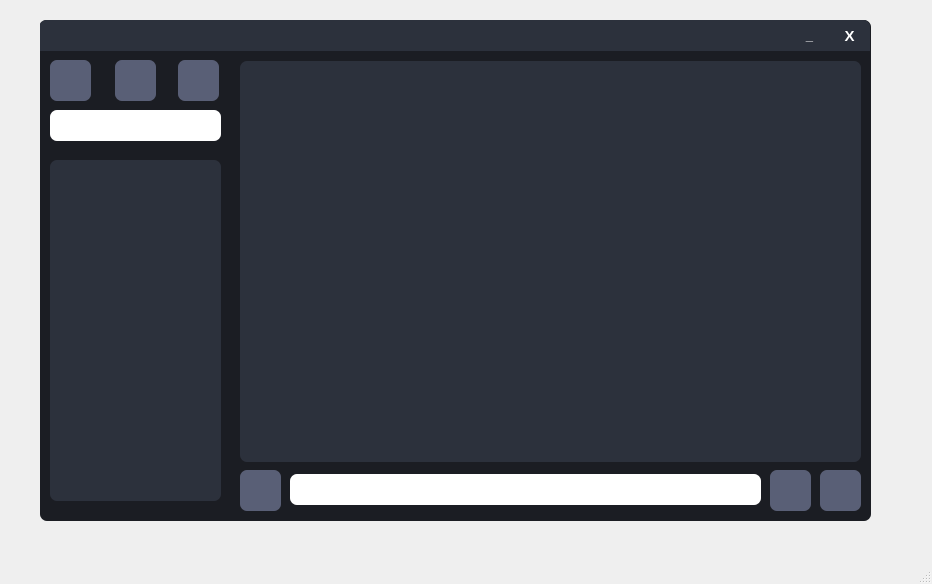
<?xml version="1.0" encoding="UTF-8"?>
<ui version="4.0">
 <class>MainWindow</class>
 <widget class="QMainWindow" name="MainWindow">
  <property name="geometry">
   <rect>
    <x>0</x>
    <y>0</y>
    <width>932</width>
    <height>584</height>
   </rect>
  </property>
  <property name="windowTitle">
   <string>MainWindow</string>
  </property>
  <widget class="QWidget" name="centralwidget">
   <widget class="QFrame" name="frame_4">
    <property name="geometry">
     <rect>
      <x>690</x>
      <y>710</y>
      <width>271</width>
      <height>451</height>
     </rect>
    </property>
    <property name="styleSheet">
     <string notr="true">QFrame{
	color: white;
	border-radius: 7px;
	background-color: #2C313C;
}</string>
    </property>
    <property name="frameShape">
     <enum>QFrame::StyledPanel</enum>
    </property>
    <property name="frameShadow">
     <enum>QFrame::Raised</enum>
    </property>
    <widget class="QPushButton" name="pushButton_6">
     <property name="geometry">
      <rect>
       <x>10</x>
       <y>130</y>
       <width>71</width>
       <height>71</height>
      </rect>
     </property>
     <property name="cursor">
      <cursorShape>PointingHandCursor</cursorShape>
     </property>
     <property name="styleSheet">
      <string notr="true">QPushButton{
	border: none;
}</string>
     </property>
     <property name="text">
      <string/>
     </property>
     <property name="icon">
      <iconset>
       <normaloff>icons/smile4.png</normaloff>icons/smile4.png</iconset>
     </property>
     <property name="iconSize">
      <size>
       <width>64</width>
       <height>64</height>
      </size>
     </property>
    </widget>
    <widget class="QPushButton" name="pushButton_8">
     <property name="geometry">
      <rect>
       <x>100</x>
       <y>130</y>
       <width>71</width>
       <height>71</height>
      </rect>
     </property>
     <property name="cursor">
      <cursorShape>PointingHandCursor</cursorShape>
     </property>
     <property name="styleSheet">
      <string notr="true">QPushButton{
	border: none;
}</string>
     </property>
     <property name="text">
      <string/>
     </property>
     <property name="icon">
      <iconset>
       <normaloff>icons/smile5.png</normaloff>icons/smile5.png</iconset>
     </property>
     <property name="iconSize">
      <size>
       <width>64</width>
       <height>64</height>
      </size>
     </property>
    </widget>
    <widget class="QPushButton" name="pushButton_9">
     <property name="geometry">
      <rect>
       <x>190</x>
       <y>130</y>
       <width>71</width>
       <height>71</height>
      </rect>
     </property>
     <property name="cursor">
      <cursorShape>PointingHandCursor</cursorShape>
     </property>
     <property name="styleSheet">
      <string notr="true">QPushButton{
	border: none;
}</string>
     </property>
     <property name="text">
      <string/>
     </property>
     <property name="icon">
      <iconset>
       <normaloff>icons/smile6.png</normaloff>icons/smile6.png</iconset>
     </property>
     <property name="iconSize">
      <size>
       <width>64</width>
       <height>64</height>
      </size>
     </property>
    </widget>
    <widget class="QPushButton" name="pushButton_10">
     <property name="geometry">
      <rect>
       <x>10</x>
       <y>50</y>
       <width>71</width>
       <height>71</height>
      </rect>
     </property>
     <property name="cursor">
      <cursorShape>PointingHandCursor</cursorShape>
     </property>
     <property name="styleSheet">
      <string notr="true">QPushButton{
	border: none;
}</string>
     </property>
     <property name="text">
      <string/>
     </property>
     <property name="icon">
      <iconset>
       <normaloff>icons/smile1.png</normaloff>icons/smile1.png</iconset>
     </property>
     <property name="iconSize">
      <size>
       <width>64</width>
       <height>64</height>
      </size>
     </property>
    </widget>
    <widget class="QPushButton" name="pushButton_11">
     <property name="geometry">
      <rect>
       <x>100</x>
       <y>50</y>
       <width>71</width>
       <height>71</height>
      </rect>
     </property>
     <property name="cursor">
      <cursorShape>PointingHandCursor</cursorShape>
     </property>
     <property name="styleSheet">
      <string notr="true">QPushButton{
	border: none;
}</string>
     </property>
     <property name="text">
      <string/>
     </property>
     <property name="icon">
      <iconset>
       <normaloff>icons/smile2.png</normaloff>icons/smile2.png</iconset>
     </property>
     <property name="iconSize">
      <size>
       <width>64</width>
       <height>64</height>
      </size>
     </property>
    </widget>
    <widget class="QPushButton" name="pushButton_12">
     <property name="geometry">
      <rect>
       <x>190</x>
       <y>50</y>
       <width>71</width>
       <height>71</height>
      </rect>
     </property>
     <property name="cursor">
      <cursorShape>PointingHandCursor</cursorShape>
     </property>
     <property name="styleSheet">
      <string notr="true">QPushButton{
	border: none;
}</string>
     </property>
     <property name="text">
      <string/>
     </property>
     <property name="icon">
      <iconset>
       <normaloff>icons/smile3.png</normaloff>icons/smile3.png</iconset>
     </property>
     <property name="iconSize">
      <size>
       <width>64</width>
       <height>64</height>
      </size>
     </property>
    </widget>
    <widget class="QPushButton" name="pushButton_13">
     <property name="geometry">
      <rect>
       <x>10</x>
       <y>210</y>
       <width>71</width>
       <height>71</height>
      </rect>
     </property>
     <property name="cursor">
      <cursorShape>PointingHandCursor</cursorShape>
     </property>
     <property name="styleSheet">
      <string notr="true">QPushButton{
	border: none;
}</string>
     </property>
     <property name="text">
      <string/>
     </property>
     <property name="icon">
      <iconset>
       <normaloff>icons/smile7.png</normaloff>icons/smile7.png</iconset>
     </property>
     <property name="iconSize">
      <size>
       <width>64</width>
       <height>64</height>
      </size>
     </property>
    </widget>
    <widget class="QPushButton" name="pushButton_14">
     <property name="geometry">
      <rect>
       <x>10</x>
       <y>290</y>
       <width>71</width>
       <height>71</height>
      </rect>
     </property>
     <property name="cursor">
      <cursorShape>PointingHandCursor</cursorShape>
     </property>
     <property name="styleSheet">
      <string notr="true">QPushButton{
	border: none;
}</string>
     </property>
     <property name="text">
      <string/>
     </property>
     <property name="icon">
      <iconset>
       <normaloff>icons/smile10.png</normaloff>icons/smile10.png</iconset>
     </property>
     <property name="iconSize">
      <size>
       <width>64</width>
       <height>64</height>
      </size>
     </property>
    </widget>
    <widget class="QPushButton" name="pushButton_15">
     <property name="geometry">
      <rect>
       <x>100</x>
       <y>290</y>
       <width>71</width>
       <height>71</height>
      </rect>
     </property>
     <property name="cursor">
      <cursorShape>PointingHandCursor</cursorShape>
     </property>
     <property name="styleSheet">
      <string notr="true">QPushButton{
	border: none;
}</string>
     </property>
     <property name="text">
      <string/>
     </property>
     <property name="icon">
      <iconset>
       <normaloff>icons/smile11.png</normaloff>icons/smile11.png</iconset>
     </property>
     <property name="iconSize">
      <size>
       <width>64</width>
       <height>64</height>
      </size>
     </property>
    </widget>
    <widget class="QPushButton" name="pushButton_16">
     <property name="geometry">
      <rect>
       <x>190</x>
       <y>210</y>
       <width>71</width>
       <height>71</height>
      </rect>
     </property>
     <property name="cursor">
      <cursorShape>PointingHandCursor</cursorShape>
     </property>
     <property name="styleSheet">
      <string notr="true">QPushButton{
	border: none;
}</string>
     </property>
     <property name="text">
      <string/>
     </property>
     <property name="icon">
      <iconset>
       <normaloff>icons/smile9.png</normaloff>icons/smile9.png</iconset>
     </property>
     <property name="iconSize">
      <size>
       <width>64</width>
       <height>64</height>
      </size>
     </property>
    </widget>
    <widget class="QPushButton" name="pushButton_17">
     <property name="geometry">
      <rect>
       <x>100</x>
       <y>210</y>
       <width>71</width>
       <height>71</height>
      </rect>
     </property>
     <property name="cursor">
      <cursorShape>PointingHandCursor</cursorShape>
     </property>
     <property name="styleSheet">
      <string notr="true">QPushButton{
	border: none;
}</string>
     </property>
     <property name="text">
      <string/>
     </property>
     <property name="icon">
      <iconset>
       <normaloff>icons/smile8.png</normaloff>icons/smile8.png</iconset>
     </property>
     <property name="iconSize">
      <size>
       <width>64</width>
       <height>64</height>
      </size>
     </property>
    </widget>
    <widget class="QPushButton" name="pushButton_18">
     <property name="geometry">
      <rect>
       <x>190</x>
       <y>290</y>
       <width>71</width>
       <height>71</height>
      </rect>
     </property>
     <property name="cursor">
      <cursorShape>PointingHandCursor</cursorShape>
     </property>
     <property name="styleSheet">
      <string notr="true">QPushButton{
	border: none;
}</string>
     </property>
     <property name="text">
      <string/>
     </property>
     <property name="icon">
      <iconset>
       <normaloff>icons/smile12.png</normaloff>icons/smile12.png</iconset>
     </property>
     <property name="iconSize">
      <size>
       <width>64</width>
       <height>64</height>
      </size>
     </property>
    </widget>
    <widget class="QPushButton" name="pushButton_21">
     <property name="geometry">
      <rect>
       <x>10</x>
       <y>370</y>
       <width>71</width>
       <height>71</height>
      </rect>
     </property>
     <property name="cursor">
      <cursorShape>PointingHandCursor</cursorShape>
     </property>
     <property name="styleSheet">
      <string notr="true">QPushButton{
	border: none;
}</string>
     </property>
     <property name="text">
      <string/>
     </property>
     <property name="icon">
      <iconset>
       <normaloff>icons/smile13.png</normaloff>icons/smile13.png</iconset>
     </property>
     <property name="iconSize">
      <size>
       <width>64</width>
       <height>64</height>
      </size>
     </property>
    </widget>
    <widget class="QPushButton" name="pushButton_22">
     <property name="geometry">
      <rect>
       <x>100</x>
       <y>370</y>
       <width>71</width>
       <height>71</height>
      </rect>
     </property>
     <property name="cursor">
      <cursorShape>PointingHandCursor</cursorShape>
     </property>
     <property name="styleSheet">
      <string notr="true">QPushButton{
	border: none;
}</string>
     </property>
     <property name="text">
      <string/>
     </property>
     <property name="icon">
      <iconset>
       <normaloff>icons/smile14.png</normaloff>icons/smile14.png</iconset>
     </property>
     <property name="iconSize">
      <size>
       <width>64</width>
       <height>64</height>
      </size>
     </property>
    </widget>
    <widget class="QPushButton" name="pushButton_24">
     <property name="geometry">
      <rect>
       <x>190</x>
       <y>370</y>
       <width>71</width>
       <height>71</height>
      </rect>
     </property>
     <property name="cursor">
      <cursorShape>PointingHandCursor</cursorShape>
     </property>
     <property name="styleSheet">
      <string notr="true">QPushButton{
	border: none;
}</string>
     </property>
     <property name="text">
      <string/>
     </property>
     <property name="icon">
      <iconset>
       <normaloff>icons/smile15.png</normaloff>icons/smile15.png</iconset>
     </property>
     <property name="iconSize">
      <size>
       <width>64</width>
       <height>64</height>
      </size>
     </property>
    </widget>
    <widget class="QLabel" name="label">
     <property name="geometry">
      <rect>
       <x>0</x>
       <y>0</y>
       <width>271</width>
       <height>41</height>
      </rect>
     </property>
     <property name="font">
      <font>
       <pointsize>11</pointsize>
       <weight>75</weight>
       <bold>true</bold>
      </font>
     </property>
     <property name="text">
      <string>Emojis Icon Pack</string>
     </property>
     <property name="alignment">
      <set>Qt::AlignCenter</set>
     </property>
    </widget>
   </widget>
   <widget class="QFrame" name="frame">
    <property name="geometry">
     <rect>
      <x>40</x>
      <y>20</y>
      <width>831</width>
      <height>501</height>
     </rect>
    </property>
    <property name="styleSheet">
     <string notr="true">QFrame{
	border-radius: 7px;
	background-color: #1B1D23;
}</string>
    </property>
    <property name="frameShape">
     <enum>QFrame::StyledPanel</enum>
    </property>
    <property name="frameShadow">
     <enum>QFrame::Raised</enum>
    </property>
    <widget class="QLineEdit" name="lineEdit">
     <property name="geometry">
      <rect>
       <x>250</x>
       <y>454</y>
       <width>471</width>
       <height>31</height>
      </rect>
     </property>
     <property name="font">
      <font>
       <pointsize>11</pointsize>
       <weight>75</weight>
       <bold>true</bold>
      </font>
     </property>
     <property name="styleSheet">
      <string notr="true">QLineEdit{
	border-radius: 7px;
}</string>
     </property>
     <property name="text">
      <string/>
     </property>
     <property name="alignment">
      <set>Qt::AlignLeading|Qt::AlignLeft|Qt::AlignVCenter</set>
     </property>
     <property name="placeholderText">
      <string/>
     </property>
     <property name="clearButtonEnabled">
      <bool>true</bool>
     </property>
    </widget>
    <widget class="QPushButton" name="pushButton">
     <property name="geometry">
      <rect>
       <x>780</x>
       <y>450</y>
       <width>41</width>
       <height>41</height>
      </rect>
     </property>
     <property name="font">
      <font>
       <pointsize>11</pointsize>
       <weight>75</weight>
       <bold>true</bold>
      </font>
     </property>
     <property name="cursor">
      <cursorShape>PointingHandCursor</cursorShape>
     </property>
     <property name="styleSheet">
      <string notr="true">QPushButton{
	color: white;
	border-radius: 7px;
	background-color: #595F76;
}

QPushButton:hover{
	background-color: #50566E;
}

QPushButton:pressed{
	background-color: #434965;
}</string>
     </property>
     <property name="text">
      <string/>
     </property>
     <property name="icon">
      <iconset>
       <normaloff>../icon/send.png</normaloff>../icon/send.png</iconset>
     </property>
     <property name="iconSize">
      <size>
       <width>35</width>
       <height>35</height>
      </size>
     </property>
    </widget>
    <widget class="QPushButton" name="pushButton_2">
     <property name="geometry">
      <rect>
       <x>138</x>
       <y>40</y>
       <width>41</width>
       <height>41</height>
      </rect>
     </property>
     <property name="font">
      <font>
       <pointsize>11</pointsize>
       <weight>75</weight>
       <bold>true</bold>
      </font>
     </property>
     <property name="cursor">
      <cursorShape>PointingHandCursor</cursorShape>
     </property>
     <property name="styleSheet">
      <string notr="true">QPushButton{
	color: white;
	border-radius: 7px;
	background-color: #595F76;
}

QPushButton:hover{
	background-color: #50566E;
}

QPushButton:pressed{
	background-color: #434965;
}</string>
     </property>
     <property name="text">
      <string/>
     </property>
     <property name="icon">
      <iconset>
       <normaloff>../../курсова 6 семестр/Interface/plus.png</normaloff>../../курсова 6 семестр/Interface/plus.png</iconset>
     </property>
     <property name="iconSize">
      <size>
       <width>35</width>
       <height>35</height>
      </size>
     </property>
    </widget>
    <widget class="QPushButton" name="pushButton_4">
     <property name="geometry">
      <rect>
       <x>75</x>
       <y>40</y>
       <width>41</width>
       <height>41</height>
      </rect>
     </property>
     <property name="font">
      <font>
       <pointsize>11</pointsize>
       <weight>75</weight>
       <bold>true</bold>
      </font>
     </property>
     <property name="cursor">
      <cursorShape>PointingHandCursor</cursorShape>
     </property>
     <property name="styleSheet">
      <string notr="true">QPushButton{
	color: white;
	border-radius: 7px;
	background-color: #595F76;
}

QPushButton:hover{
	background-color: #50566E;
}

QPushButton:pressed{
	background-color: #434965;
}</string>
     </property>
     <property name="text">
      <string/>
     </property>
     <property name="icon">
      <iconset>
       <normaloff>../../курсова 6 семестр/Interface/delete.png</normaloff>../../курсова 6 семестр/Interface/delete.png</iconset>
     </property>
     <property name="iconSize">
      <size>
       <width>50</width>
       <height>50</height>
      </size>
     </property>
    </widget>
    <widget class="QFrame" name="frame_3">
     <property name="geometry">
      <rect>
       <x>-1</x>
       <y>0</y>
       <width>831</width>
       <height>31</height>
      </rect>
     </property>
     <property name="styleSheet">
      <string notr="true">QFrame{
	border-bottom-left-radius: 0px;
	border-bottom-right-radius: 0px;
	background-color: #2C313C;
}</string>
     </property>
     <property name="frameShape">
      <enum>QFrame::StyledPanel</enum>
     </property>
     <property name="frameShadow">
      <enum>QFrame::Raised</enum>
     </property>
     <widget class="QPushButton" name="pushButton_3">
      <property name="geometry">
       <rect>
        <x>790</x>
        <y>0</y>
        <width>41</width>
        <height>31</height>
       </rect>
      </property>
      <property name="font">
       <font>
        <pointsize>11</pointsize>
        <weight>75</weight>
        <bold>true</bold>
       </font>
      </property>
      <property name="cursor">
       <cursorShape>PointingHandCursor</cursorShape>
      </property>
      <property name="styleSheet">
       <string notr="true">QPushButton{
	color: white;
	border: none;
	border-top-right-radius: 7px;
	background-color: #2C313C;
}

QPushButton:hover{
	background-color: #45494D;
}

QPushButton:pressed{
	color: #EA2F4E;
}</string>
      </property>
      <property name="text">
       <string>X</string>
      </property>
     </widget>
     <widget class="QPushButton" name="pushButton_5">
      <property name="geometry">
       <rect>
        <x>750</x>
        <y>0</y>
        <width>41</width>
        <height>31</height>
       </rect>
      </property>
      <property name="font">
       <font>
        <pointsize>10</pointsize>
        <weight>75</weight>
        <bold>true</bold>
       </font>
      </property>
      <property name="cursor">
       <cursorShape>PointingHandCursor</cursorShape>
      </property>
      <property name="styleSheet">
       <string notr="true">QPushButton{
	color: white;
	border: none;
	border-top-right-radius: 7px;
	background-color: #2C313C;
}

QPushButton:hover{
	background-color: #45494D;
}

QPushButton:pressed{
	color: #EA2F4E;
}</string>
      </property>
      <property name="text">
       <string>_</string>
      </property>
      <property name="default">
       <bool>false</bool>
      </property>
     </widget>
    </widget>
    <widget class="QPushButton" name="pushButton_7">
     <property name="geometry">
      <rect>
       <x>10</x>
       <y>40</y>
       <width>41</width>
       <height>41</height>
      </rect>
     </property>
     <property name="font">
      <font>
       <pointsize>11</pointsize>
       <weight>75</weight>
       <bold>true</bold>
      </font>
     </property>
     <property name="cursor">
      <cursorShape>PointingHandCursor</cursorShape>
     </property>
     <property name="styleSheet">
      <string notr="true">QPushButton{
	color: white;
	border-radius: 7px;
	background-color: #595F76;
}

QPushButton:hover{
	background-color: #50566E;
}

QPushButton:pressed{
	background-color: #434965;
}</string>
     </property>
     <property name="text">
      <string/>
     </property>
     <property name="icon">
      <iconset>
       <normaloff>../../курсова 6 семестр/Interface/Settings.png</normaloff>../../курсова 6 семестр/Interface/Settings.png</iconset>
     </property>
     <property name="iconSize">
      <size>
       <width>35</width>
       <height>35</height>
      </size>
     </property>
    </widget>
    <widget class="QListWidget" name="listWidget">
     <property name="geometry">
      <rect>
       <x>200</x>
       <y>41</y>
       <width>621</width>
       <height>401</height>
      </rect>
     </property>
     <property name="font">
      <font>
       <pointsize>11</pointsize>
       <weight>75</weight>
       <bold>true</bold>
      </font>
     </property>
     <property name="tabletTracking">
      <bool>false</bool>
     </property>
     <property name="autoFillBackground">
      <bool>false</bool>
     </property>
     <property name="styleSheet">
      <string notr="true">color: white;
border-radius: 7px;
background-color: #2C313C;
</string>
     </property>
     <property name="frameShape">
      <enum>QFrame::StyledPanel</enum>
     </property>
     <property name="frameShadow">
      <enum>QFrame::Sunken</enum>
     </property>
     <property name="lineWidth">
      <number>1</number>
     </property>
     <property name="verticalScrollBarPolicy">
      <enum>Qt::ScrollBarAsNeeded</enum>
     </property>
     <property name="horizontalScrollBarPolicy">
      <enum>Qt::ScrollBarAsNeeded</enum>
     </property>
     <property name="sizeAdjustPolicy">
      <enum>QAbstractScrollArea::AdjustIgnored</enum>
     </property>
     <property name="autoScroll">
      <bool>true</bool>
     </property>
     <property name="tabKeyNavigation">
      <bool>false</bool>
     </property>
     <property name="showDropIndicator" stdset="0">
      <bool>true</bool>
     </property>
     <property name="dragDropOverwriteMode">
      <bool>false</bool>
     </property>
     <property name="alternatingRowColors">
      <bool>false</bool>
     </property>
     <property name="verticalScrollMode">
      <enum>QAbstractItemView::ScrollPerItem</enum>
     </property>
     <property name="horizontalScrollMode">
      <enum>QAbstractItemView::ScrollPerItem</enum>
     </property>
     <property name="movement">
      <enum>QListView::Static</enum>
     </property>
     <property name="flow">
      <enum>QListView::TopToBottom</enum>
     </property>
     <property name="isWrapping" stdset="0">
      <bool>false</bool>
     </property>
     <property name="resizeMode">
      <enum>QListView::Fixed</enum>
     </property>
     <property name="layoutMode">
      <enum>QListView::SinglePass</enum>
     </property>
     <property name="viewMode">
      <enum>QListView::ListMode</enum>
     </property>
     <property name="uniformItemSizes">
      <bool>false</bool>
     </property>
     <property name="wordWrap">
      <bool>false</bool>
     </property>
     <property name="selectionRectVisible">
      <bool>false</bool>
     </property>
     <property name="sortingEnabled">
      <bool>false</bool>
     </property>
    </widget>
    <widget class="QPushButton" name="b_folder">
     <property name="geometry">
      <rect>
       <x>200</x>
       <y>450</y>
       <width>41</width>
       <height>41</height>
      </rect>
     </property>
     <property name="font">
      <font>
       <pointsize>11</pointsize>
       <weight>75</weight>
       <bold>true</bold>
      </font>
     </property>
     <property name="cursor">
      <cursorShape>PointingHandCursor</cursorShape>
     </property>
     <property name="styleSheet">
      <string notr="true">QPushButton{
	color: white;
	border-radius: 7px;
	background-color: #595F76;
}

QPushButton:hover{
	background-color: #50566E;
}

QPushButton:pressed{
	background-color: #434965;
}</string>
     </property>
     <property name="text">
      <string/>
     </property>
     <property name="icon">
      <iconset>
       <normaloff>../icon/folder.png</normaloff>../icon/folder.png</iconset>
     </property>
     <property name="iconSize">
      <size>
       <width>35</width>
       <height>35</height>
      </size>
     </property>
    </widget>
    <widget class="QPushButton" name="b_smile">
     <property name="geometry">
      <rect>
       <x>730</x>
       <y>450</y>
       <width>41</width>
       <height>41</height>
      </rect>
     </property>
     <property name="font">
      <font>
       <pointsize>11</pointsize>
       <weight>75</weight>
       <bold>true</bold>
      </font>
     </property>
     <property name="cursor">
      <cursorShape>PointingHandCursor</cursorShape>
     </property>
     <property name="styleSheet">
      <string notr="true">QPushButton{
	color: white;
	border-radius: 7px;
	background-color: #595F76;
}

QPushButton:hover{
	background-color: #50566E;
}

QPushButton:pressed{
	background-color: #434965;
}</string>
     </property>
     <property name="text">
      <string/>
     </property>
     <property name="icon">
      <iconset>
       <normaloff>../icon/emoji.png</normaloff>../icon/emoji.png</iconset>
     </property>
     <property name="iconSize">
      <size>
       <width>35</width>
       <height>35</height>
      </size>
     </property>
    </widget>
    <widget class="QLineEdit" name="lineEdit_2">
     <property name="geometry">
      <rect>
       <x>10</x>
       <y>90</y>
       <width>171</width>
       <height>31</height>
      </rect>
     </property>
     <property name="font">
      <font>
       <pointsize>11</pointsize>
       <weight>75</weight>
       <bold>true</bold>
      </font>
     </property>
     <property name="styleSheet">
      <string notr="true">QLineEdit{
	border-radius: 7px;
}</string>
     </property>
     <property name="text">
      <string/>
     </property>
     <property name="alignment">
      <set>Qt::AlignLeading|Qt::AlignLeft|Qt::AlignVCenter</set>
     </property>
     <property name="placeholderText">
      <string/>
     </property>
     <property name="clearButtonEnabled">
      <bool>true</bool>
     </property>
    </widget>
    <widget class="QListWidget" name="listWidget_2">
     <property name="geometry">
      <rect>
       <x>10</x>
       <y>140</y>
       <width>171</width>
       <height>341</height>
      </rect>
     </property>
     <property name="font">
      <font>
       <pointsize>11</pointsize>
       <weight>75</weight>
       <bold>true</bold>
      </font>
     </property>
     <property name="tabletTracking">
      <bool>false</bool>
     </property>
     <property name="autoFillBackground">
      <bool>false</bool>
     </property>
     <property name="styleSheet">
      <string notr="true">color: white;
border-radius: 7px;
background-color: #2C313C;
</string>
     </property>
     <property name="frameShape">
      <enum>QFrame::StyledPanel</enum>
     </property>
     <property name="frameShadow">
      <enum>QFrame::Sunken</enum>
     </property>
     <property name="lineWidth">
      <number>1</number>
     </property>
     <property name="verticalScrollBarPolicy">
      <enum>Qt::ScrollBarAsNeeded</enum>
     </property>
     <property name="horizontalScrollBarPolicy">
      <enum>Qt::ScrollBarAsNeeded</enum>
     </property>
     <property name="sizeAdjustPolicy">
      <enum>QAbstractScrollArea::AdjustIgnored</enum>
     </property>
     <property name="autoScroll">
      <bool>true</bool>
     </property>
     <property name="tabKeyNavigation">
      <bool>false</bool>
     </property>
     <property name="showDropIndicator" stdset="0">
      <bool>true</bool>
     </property>
     <property name="dragDropOverwriteMode">
      <bool>false</bool>
     </property>
     <property name="alternatingRowColors">
      <bool>false</bool>
     </property>
     <property name="verticalScrollMode">
      <enum>QAbstractItemView::ScrollPerItem</enum>
     </property>
     <property name="horizontalScrollMode">
      <enum>QAbstractItemView::ScrollPerItem</enum>
     </property>
     <property name="movement">
      <enum>QListView::Static</enum>
     </property>
     <property name="flow">
      <enum>QListView::TopToBottom</enum>
     </property>
     <property name="isWrapping" stdset="0">
      <bool>false</bool>
     </property>
     <property name="resizeMode">
      <enum>QListView::Fixed</enum>
     </property>
     <property name="layoutMode">
      <enum>QListView::SinglePass</enum>
     </property>
     <property name="viewMode">
      <enum>QListView::ListMode</enum>
     </property>
     <property name="uniformItemSizes">
      <bool>false</bool>
     </property>
     <property name="wordWrap">
      <bool>false</bool>
     </property>
     <property name="selectionRectVisible">
      <bool>false</bool>
     </property>
     <property name="sortingEnabled">
      <bool>false</bool>
     </property>
    </widget>
   </widget>
  </widget>
  <widget class="QMenuBar" name="menubar">
   <property name="geometry">
    <rect>
     <x>0</x>
     <y>0</y>
     <width>932</width>
     <height>21</height>
    </rect>
   </property>
  </widget>
  <widget class="QStatusBar" name="statusbar"/>
 </widget>
 <resources/>
 <connections/>
</ui>
